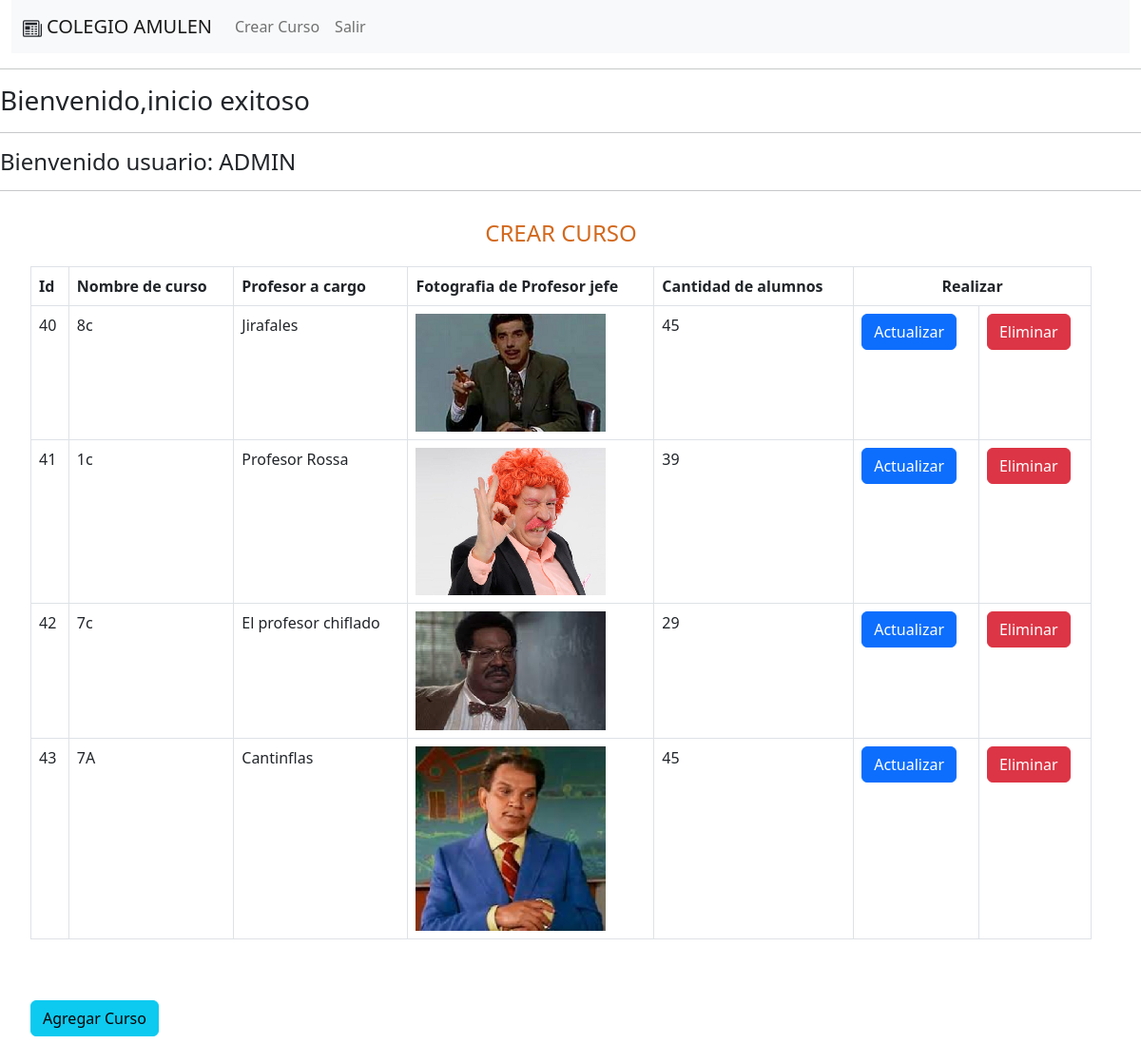
/ListaProducto.html (signed in), run on an earlier commit of the app's database.
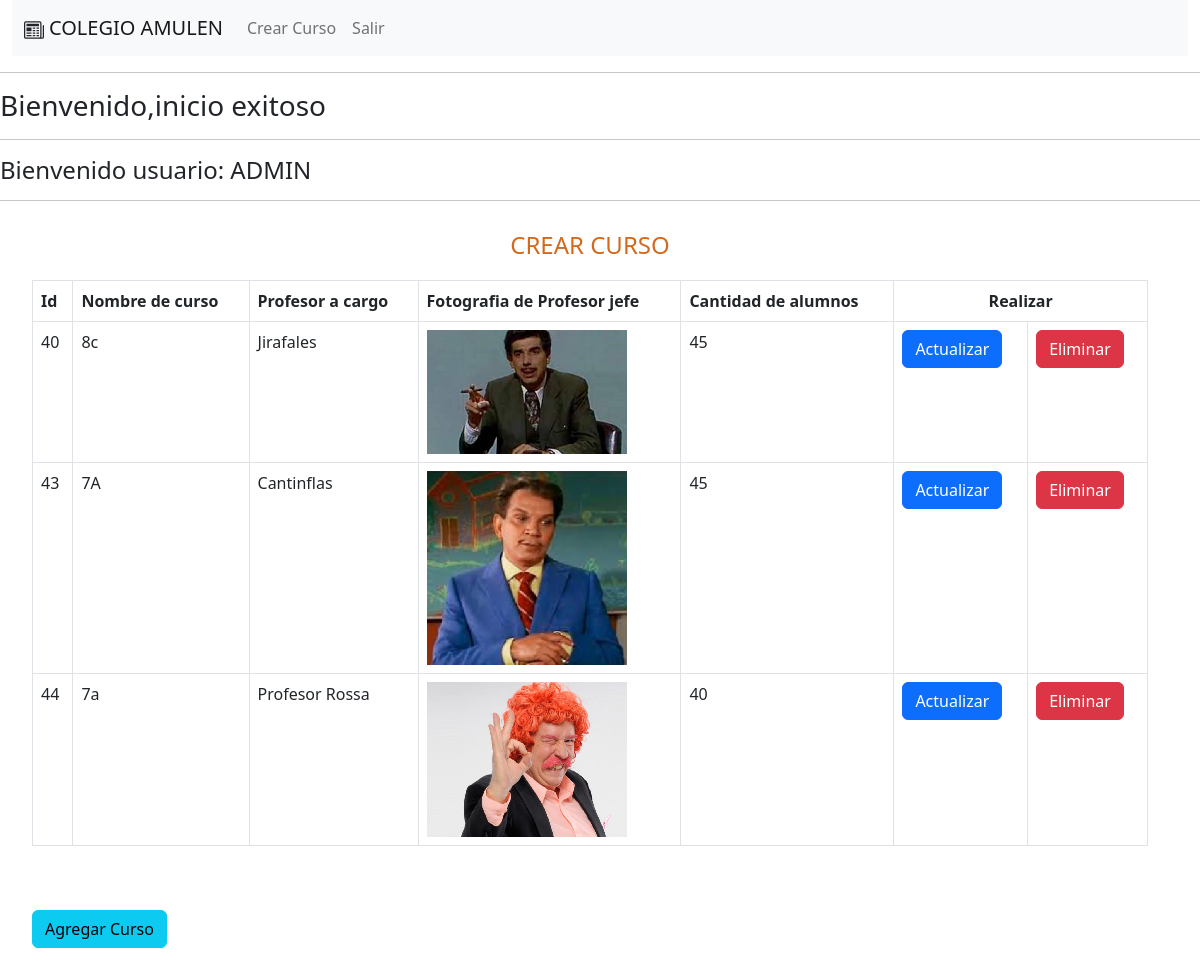
And on a later commit of the database.
### app/models.py (models this page shows)
class fotografia(models.Model):
    nombre=models.CharField(max_length=40)
    descripcion=models.CharField(max_length=40)
    archivo_fotografia=models.ImageField(upload_to='fotografia', null=True)
    Cantidad_alumno=models.IntegerField(null=True)

### app/views.py (the view)
# urls.py: path('ListaProducto.html', ListaProducto, name='ListaProducto'),
@login_required
def ListaProducto(request):
    foto=fotografia.objects.all()
    return render(request, 'app/ListaProducto.html', {'foto':foto})

### app/templates/app/ListaProducto.html
{% extends 'app/base.html' %}
{% load static %}
{% block contenido %}
  <hr>
  {% if request.user.is_authenticated %}
  <h3>Bienvenido,inicio exitoso</h3>
  <hr>
  <h4>
      Bienvenido usuario: {{ user.username | upper }}
      </h4>
  {% endif %}
  <hr>
  <div class="container">
    <h1>CREAR CURSO</h1>
    <div class="table-responsive">
      <table id="customers" class="table table-bordered">
        <thead>
          <tr>
            <th>Id</th>
            <th>Nombre de curso</th>
            <th>Profesor a cargo</th>
            <th>Fotografia de Profesor jefe</th>
            <th>Cantidad de alumnos</th>
            <th colspan="2" id="mid">Realizar</th>
          </tr>
        </thead>
        <tbody>
          {% for x in foto %}
            <tr>
              <td>{{ x.id }}</td>
              <td>{{ x.nombre }}</td>
              <td>{{ x.descripcion }}</td>
              <td>
                <img src="{{ x.archivo_fotografia.url }}" alt="{{ x.nombre }}" class="img-fluid">
              </td>
              <td>{{x.Cantidad_alumno}}</td>
              <td>
                {% if user.is_superuser %}
                  <a href="actualizarProducto/{{ x.id }}"><button class="btn btn-primary">Actualizar</button></a>
              </td>
              <td>
                <a href="eliminar/{{ x.id }}"><button class="btn btn-danger">Eliminar</button></a>
                {% endif %}
              </td>
            </tr>
          {% endfor %}
        </tbody>
      </table>
    </div>
    <br><br>
    {% if user.is_superuser %}
      <a href="{% url 'agregarProducto' %}"><button class="btn btn-info">Agregar Curso</button></a><br><br>
    {% endif %}
  </div>
</div>
{% endblock %}

### app/templates/app/base.html (shortened to what this page needs)
<!DOCTYPE html>
<html lang="en">
<head>
    {% load static %}
    <link href="https://cdn.jsdelivr.net/npm/bootstrap@5.2.3/dist/css/bootstrap.min.css" rel="stylesheet">
    <link rel="stylesheet" href="{%static 'app/css/estilos.css'%}">
    <link rel="stylesheet" href="{%static 'app/css/estilosApi.css'%}">
    <link rel="stylesheet" href="{%static 'app/css/estilosFormulario.css'%}">
    <link rel="stylesheet" href="{%static 'app/css/style.css'%}">
    <link rel="stylesheet" href="{% static 'app/css/custom.css' %}">
  </head>
<body>
  <header class="menu">
    <div class="container-fluid">
        <nav class="navbar navbar-expand-lg navbar-light bg-light">
            <div class="container-fluid">
                <div class="icono">
                </div>
              <a class="navbar-brand">COLEGIO AMULEN</a>
              <div class="collapse navbar-collapse" id="navbarNavAltMarkup">
                <div class="navbar-nav">
                    <a class="nav-link" href={% url 'ListaProducto' %}>Crear Curso</a>
                    {% if request.user.is_authenticated %}
                    <a class="nav-link" href={% url 'exit' %}>Salir</a>
                    {% else %}
                    <a class="nav-link" href={% url 'login' %}>Iniciar Sesion</a>
                    {% endif %}
                </div>
              </div>
            </div>
          </nav>
    </div>
    </header>
<div id="contenido">
    {% block contenido %}
    {% endblock %}
</body>
</html>

### app/static/app/css/estilos.css (style rules this page uses)
.icono { margin-right: 5px; display: inline-block; }

### app/static/app/css/estilosApi.css (style rules this page uses)
.icono { margin-right: 5px; display: inline-block; }
h1 { font-size: 100px; text-align: center; padding: 5px; text-decoration: underline; font-family: Georgia, 'Times New Roman', Times, serif; color: indianred; }

### app/static/app/css/estilosFormulario.css (style rules this page uses)
* { margin: 0; padding: 0; box-sizing: border-box; }
h1 { text-align: center; text-decoration: double; text-shadow: 5%; color: chocolate; font-size: 60px; font-family: 'Segoe UI', Tahoma, Geneva, Verdana, sans-serif; padding: 10px; }
.icono { margin-right: 5px; display: inline-block; }

### app/static/app/css/style.css (style rules this page uses)
.container { margin: 20px; }
h1 { font-size: 24px; margin-bottom: 10px; }
table { width: 100%; border-collapse: collapse; }
th, td { padding: 8px; text-align: left; }
th { background-color: #f2f2f2; }
#mid { text-align: center; }

What changed in the data, as far as the page shows it:
removed fotografia: id "41", nombre "1c", descripcion "Profesor Rossa", archivo_fotografia (picture), Cantidad_alumno "39"
removed fotografia: id "42", nombre "7c", descripcion "El profesor chiflado", archivo_fotografia (picture), Cantidad_alumno "29"
added fotografia: id "44", nombre "7a", descripcion "Profesor Rossa", archivo_fotografia (picture), Cantidad_alumno "40"
